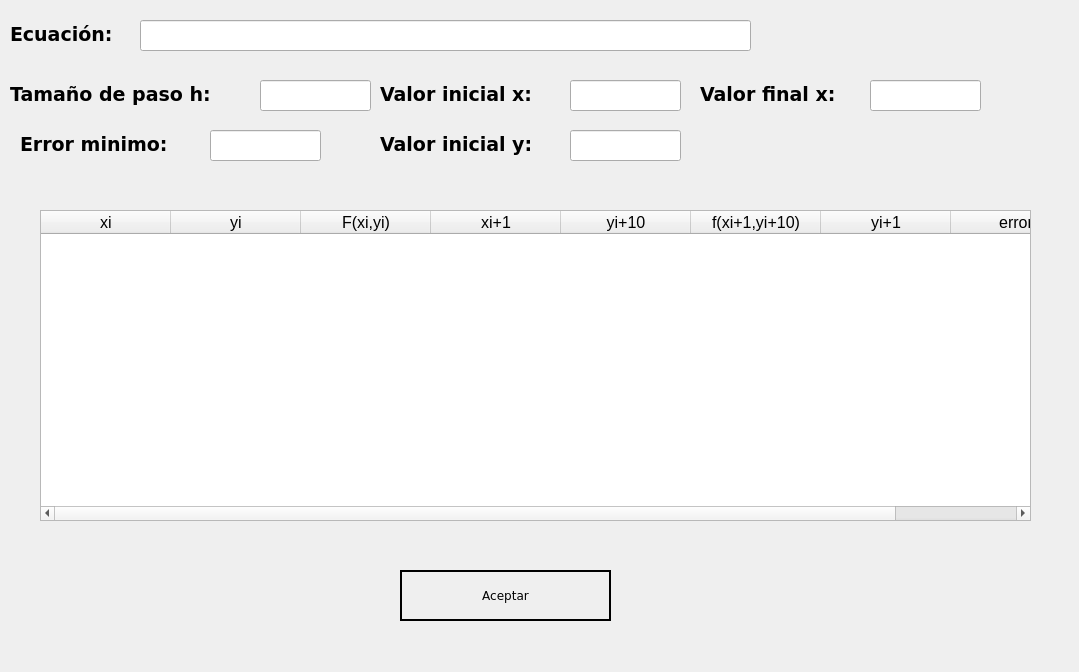
<?xml version="1.0" encoding="UTF-8"?>
<ui version="4.0">
 <class>Dialog</class>
 <widget class="QDialog" name="Dialog">
  <property name="geometry">
   <rect>
    <x>0</x>
    <y>0</y>
    <width>1079</width>
    <height>672</height>
   </rect>
  </property>
  <property name="windowTitle">
   <string>Dialog</string>
  </property>
  <widget class="QLabel" name="label_6">
   <property name="geometry">
    <rect>
     <x>10</x>
     <y>20</y>
     <width>161</width>
     <height>28</height>
    </rect>
   </property>
   <property name="font">
    <font>
     <family>Verdana</family>
     <pointsize>14</pointsize>
     <weight>75</weight>
     <bold>true</bold>
    </font>
   </property>
   <property name="text">
    <string>Ecuación:</string>
   </property>
  </widget>
  <widget class="QLineEdit" name="valorH">
   <property name="geometry">
    <rect>
     <x>260</x>
     <y>80</y>
     <width>111</width>
     <height>31</height>
    </rect>
   </property>
   <property name="font">
    <font>
     <pointsize>16</pointsize>
    </font>
   </property>
   <property name="text">
    <string/>
   </property>
  </widget>
  <widget class="QLabel" name="label_7">
   <property name="geometry">
    <rect>
     <x>10</x>
     <y>80</y>
     <width>261</width>
     <height>28</height>
    </rect>
   </property>
   <property name="font">
    <font>
     <family>Verdana</family>
     <pointsize>14</pointsize>
     <weight>75</weight>
     <bold>true</bold>
    </font>
   </property>
   <property name="text">
    <string>Tamaño de paso h:</string>
   </property>
  </widget>
  <widget class="QLineEdit" name="ecuacion">
   <property name="geometry">
    <rect>
     <x>140</x>
     <y>20</y>
     <width>611</width>
     <height>31</height>
    </rect>
   </property>
   <property name="font">
    <font>
     <pointsize>12</pointsize>
    </font>
   </property>
   <property name="text">
    <string/>
   </property>
  </widget>
  <widget class="QLineEdit" name="valorA1">
   <property name="geometry">
    <rect>
     <x>570</x>
     <y>80</y>
     <width>111</width>
     <height>31</height>
    </rect>
   </property>
   <property name="font">
    <font>
     <pointsize>16</pointsize>
    </font>
   </property>
   <property name="text">
    <string/>
   </property>
  </widget>
  <widget class="QLabel" name="label_8">
   <property name="geometry">
    <rect>
     <x>380</x>
     <y>80</y>
     <width>191</width>
     <height>28</height>
    </rect>
   </property>
   <property name="font">
    <font>
     <family>Verdana</family>
     <pointsize>14</pointsize>
     <weight>75</weight>
     <bold>true</bold>
    </font>
   </property>
   <property name="text">
    <string>Valor inicial x:</string>
   </property>
  </widget>
  <widget class="QLabel" name="label_9">
   <property name="geometry">
    <rect>
     <x>700</x>
     <y>80</y>
     <width>191</width>
     <height>28</height>
    </rect>
   </property>
   <property name="font">
    <font>
     <family>Verdana</family>
     <pointsize>14</pointsize>
     <weight>75</weight>
     <bold>true</bold>
    </font>
   </property>
   <property name="text">
    <string>Valor final x:</string>
   </property>
  </widget>
  <widget class="QLineEdit" name="valorA2">
   <property name="geometry">
    <rect>
     <x>870</x>
     <y>80</y>
     <width>111</width>
     <height>31</height>
    </rect>
   </property>
   <property name="font">
    <font>
     <pointsize>16</pointsize>
    </font>
   </property>
   <property name="text">
    <string/>
   </property>
  </widget>
  <widget class="QLabel" name="label_10">
   <property name="geometry">
    <rect>
     <x>20</x>
     <y>130</y>
     <width>191</width>
     <height>28</height>
    </rect>
   </property>
   <property name="font">
    <font>
     <family>Verdana</family>
     <pointsize>14</pointsize>
     <weight>75</weight>
     <bold>true</bold>
    </font>
   </property>
   <property name="text">
    <string>Error minimo:</string>
   </property>
  </widget>
  <widget class="QLineEdit" name="valorE">
   <property name="geometry">
    <rect>
     <x>210</x>
     <y>130</y>
     <width>111</width>
     <height>31</height>
    </rect>
   </property>
   <property name="font">
    <font>
     <pointsize>16</pointsize>
    </font>
   </property>
   <property name="text">
    <string/>
   </property>
  </widget>
  <widget class="QLabel" name="label_11">
   <property name="geometry">
    <rect>
     <x>380</x>
     <y>130</y>
     <width>191</width>
     <height>28</height>
    </rect>
   </property>
   <property name="font">
    <font>
     <family>Verdana</family>
     <pointsize>14</pointsize>
     <weight>75</weight>
     <bold>true</bold>
    </font>
   </property>
   <property name="text">
    <string>Valor inicial y:</string>
   </property>
  </widget>
  <widget class="QLineEdit" name="valorY">
   <property name="geometry">
    <rect>
     <x>570</x>
     <y>130</y>
     <width>111</width>
     <height>31</height>
    </rect>
   </property>
   <property name="font">
    <font>
     <pointsize>16</pointsize>
    </font>
   </property>
   <property name="text">
    <string/>
   </property>
  </widget>
  <widget class="QTableWidget" name="mitabla">
   <property name="geometry">
    <rect>
     <x>40</x>
     <y>210</y>
     <width>991</width>
     <height>311</height>
    </rect>
   </property>
   <property name="font">
    <font>
     <pointsize>12</pointsize>
    </font>
   </property>
   <attribute name="horizontalHeaderDefaultSectionSize">
    <number>130</number>
   </attribute>
   <column>
    <property name="text">
     <string>xi</string>
    </property>
   </column>
   <column>
    <property name="text">
     <string>yi</string>
    </property>
   </column>
   <column>
    <property name="text">
     <string>F(xi,yi)</string>
    </property>
   </column>
   <column>
    <property name="text">
     <string>xi+1</string>
    </property>
   </column>
   <column>
    <property name="text">
     <string>yi+10</string>
    </property>
   </column>
   <column>
    <property name="text">
     <string>f(xi+1,yi+10)</string>
    </property>
   </column>
   <column>
    <property name="text">
     <string>yi+1</string>
    </property>
   </column>
   <column>
    <property name="text">
     <string>error</string>
    </property>
   </column>
  </widget>
  <widget class="QPushButton" name="btnaceptar">
   <property name="geometry">
    <rect>
     <x>400</x>
     <y>570</y>
     <width>211</width>
     <height>51</height>
    </rect>
   </property>
   <property name="font">
    <font>
     <family>Verdana</family>
     <underline>false</underline>
     <strikeout>false</strikeout>
    </font>
   </property>
   <property name="styleSheet">
    <string notr="true">QPushButton{
  width: 200px;
  padding: 8px;
  color: black;
  border: 2px solid black;
  text-align: center;
  outline: none;
  text-decoration: none;
}
QPushButton:hover{
 background-color: #fff;
  color: #000;

}</string>
   </property>
   <property name="text">
    <string>Aceptar</string>
   </property>
  </widget>
 </widget>
 <resources/>
 <connections/>
</ui>
